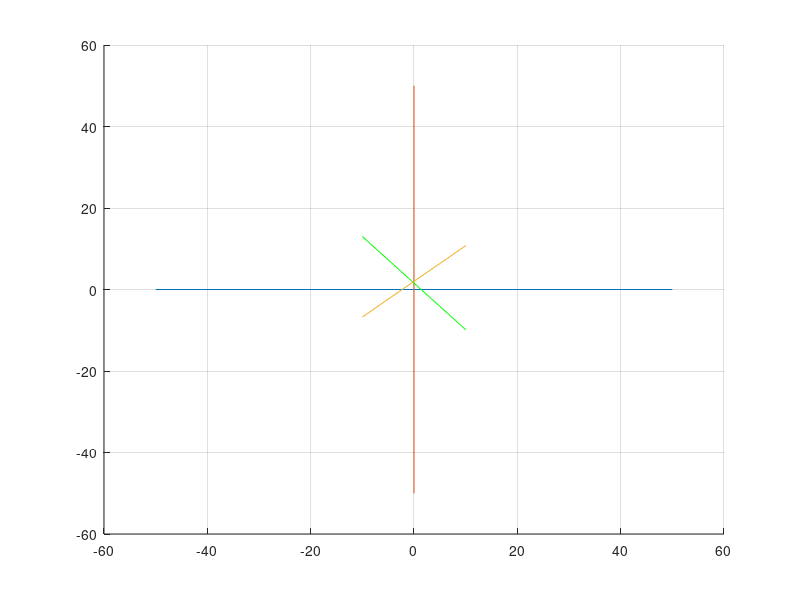

This chart was generated by the following MATLAB code:
clc,clear            %Limpio todo los datos 'basura'
a=[-50 50];          %El tamaño del plano
b=a-a;               %Deje esto quieto
hold on;
    plot(a,b);
    plot(b,a);
grid on;             %Hasta aqui


x=-10:0.5:10;        %Los valores que va a tomar x1
                     
y=-8/7*x+22/14;      %Ecuacion lineal de y1

plot(x,y,'g');       %Esto hace que grafique la recta l1, la tercera
                     %es el color


x=-10:0.5:10;        %Los valores que va a tomar x2
                     
y=7/8*x+2;           %Ecuacion lineal y2

plot(x,y);           %Esto hace que grafique la recta l2